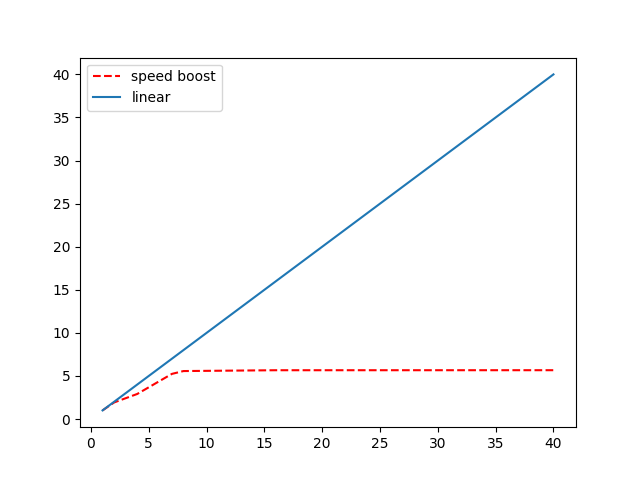

This figure's Python source:
import numpy as np
import matplotlib.pyplot as plt

plt.plot([1,2,4,7,8,16,20,40],[1,1.921,2.907,5.238,5.567,5.663,5.663,5.666], "r--", label="speed boost")
plt.plot([1,40],[1,40], label="linear")
plt.legend()
plt.show()
